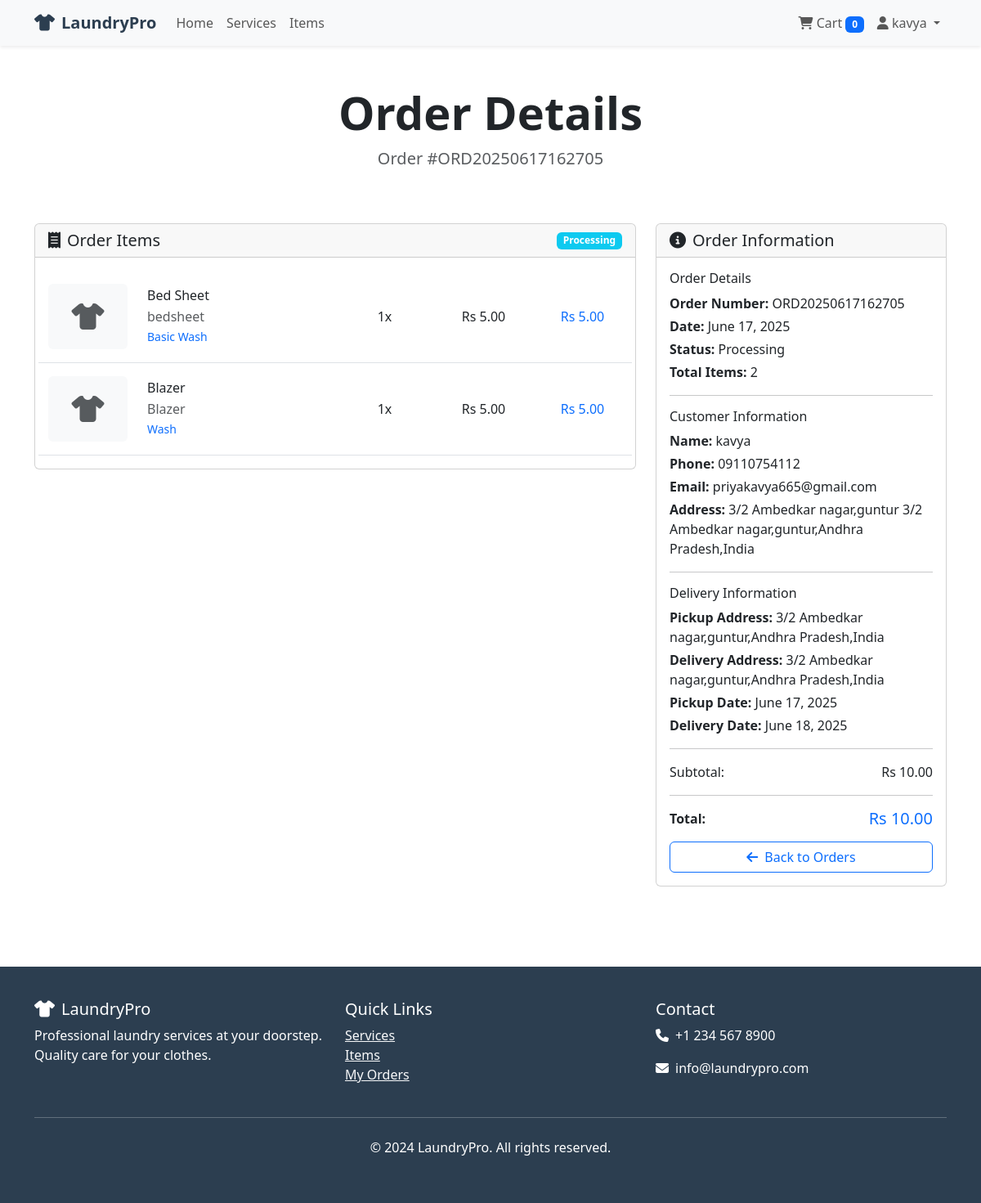
The app's page /orders/2/ (signed in) with its own data.
### orders/models.py (models this page shows, shortened)
class Order(models.Model):
    STATUS_CHOICES = [
        ('pending', 'Pending'),
        ('processing', 'Processing'),
        ('completed', 'Completed'),
        ('delivered', 'Delivered'),
        ('cancelled', 'Cancelled'),
    ]
    customer = models.ForeignKey(User, on_delete=models.CASCADE)
    order_number = models.CharField(max_length=20, unique=True)
    status = models.CharField(max_length=20, choices=STATUS_CHOICES, default='pending')
    total_amount = models.DecimalField(max_digits=10, decimal_places=2)
    customer_name = models.CharField(max_length=100)
    customer_phone = models.CharField(max_length=15)
    customer_address = models.TextField()
    customer_email = models.EmailField()
    pickup_address = models.TextField(blank=True)
    delivery_address = models.TextField(blank=True)
    pickup_date = models.DateField(null=True, blank=True)
    delivery_date = models.DateField(null=True, blank=True)
    created_at = models.DateTimeField(auto_now_add=True)
    updated_at = models.DateTimeField(auto_now=True)
    class Meta:
        ordering = ['-created_at']

class OrderItem(models.Model):
    order = models.ForeignKey(Order, on_delete=models.CASCADE)
    item = models.ForeignKey(Item, on_delete=models.CASCADE)
    service = models.ForeignKey(Service, on_delete=models.CASCADE)
    quantity = models.PositiveIntegerField()
    price_per_item = models.DecimalField(max_digits=10, decimal_places=2)
    total_price = models.DecimalField(max_digits=10, decimal_places=2)

### services/models.py (models this page shows, shortened)
class Item(models.Model):
    ITEM_TYPES = [
        ('shirt', 'Shirt'),
        ('pants', 'Pants'),
        ('dress', 'Dress'),
        ('saree', 'Saree'),
        ('kurta', 'Kurta'),
        ('suit', 'Suit'),
        ('blazer', 'Blazer'),
        ('jeans', 'Jeans'),
        ('t_shirt', 'T-Shirt'),
        ('sweater', 'Sweater'),
        ('coat', 'Coat'),
        ('other', 'Other'),
    ]
    name = models.CharField(max_length=100)
    item_type = models.CharField(max_length=20, choices=ITEM_TYPES)
    image = models.ImageField(upload_to='items/', blank=True, null=True)
    description = models.TextField(blank=True)
    is_active = models.BooleanField(default=True)
    created_at = models.DateTimeField(auto_now_add=True)
    updated_at = models.DateTimeField(auto_now=True)
    class Meta:
        ordering = ['name']

class Service(models.Model):
    SERVICE_TYPES = [
        ('wash', 'Wash'),
        ('dry_clean', 'Dry Clean'),
        ('iron', 'Iron'),
        ('wash_iron', 'Wash & Iron'),
        ('dry_clean_iron', 'Dry Clean & Iron'),
    ]
    name = models.CharField(max_length=100)
    service_type = models.CharField(max_length=20, choices=SERVICE_TYPES)
    price = models.DecimalField(max_digits=10, decimal_places=2)
    description = models.TextField(blank=True)
    is_active = models.BooleanField(default=True)
    created_at = models.DateTimeField(auto_now_add=True)
    updated_at = models.DateTimeField(auto_now=True)
    class Meta:
        ordering = ['name']

### orders/views.py (the view)
# urls.py: path('<int:order_id>/', views.order_detail, name='order_detail'),
@login_required
def order_detail(request, order_id):
    order = get_object_or_404(Order, id=order_id, customer=request.user)
    order_items = order.orderitem_set.all()
    context = {
        'order': order,
        'order_items': order_items,
    }
    return render(request, 'orders/order_detail.html', context)

### la2/context_processors.py (called while the page is built)
def cart_processor(request):
    if request.user.is_authenticated:
        try:
            cart = Cart.objects.get(user=request.user)
            cart_items = cart.cartitem_set.all()
            total_items = sum(item.quantity for item in cart_items)
            total_price = sum(item.service.price * item.quantity for item in cart_items)
            return {
                'cart_count': total_items,
                'cart_total': total_price,
            }
        except Cart.DoesNotExist:
            return {
                'cart_count': 0,
                'cart_total': 0,
            }
    return {
        'cart_count': 0,
        'cart_total': 0,
    }

### templates/orders/order_detail.html (shortened to what this page needs)
{% extends 'base.html' %}
{% block content %}
<div class="container py-5">
    <div class="row">
        <div class="col-12 text-center mb-5" data-aos="fade-up">
            <h1 class="display-4 fw-bold">Order Details</h1>
            <p class="lead text-muted">Order #{{ order.order_number }}</p>
        </div>
    </div>
    <div class="row">
        <div class="col-lg-8" data-aos="fade-up">
            <div class="card">
                <div class="card-header d-flex justify-content-between align-items-center">
                    <h5 class="mb-0">
                        <i class="fas fa-receipt me-2"></i>Order Items
                    </h5>
                    <span class="badge {% if order.status == 'pending' %}bg-warning{% elif order.status == 'processing' %}bg-info{% elif order.status == 'completed' %}bg-success{% elif order.status == 'delivered' %}bg-primary{% else %}bg-secondary{% endif %}">
                        {{ order.get_status_display }}
                    </span>
                </div>
                <div class="card-body">
                    {% for item in order_items %}
                    <div class="row align-items-center py-3 border-bottom">
                        <div class="col-md-2">
                            {% if item.item.image %}
                                <img src="{{ item.item.image.url }}" alt="{{ item.item.name }}" class="img-fluid rounded">
                            {% else %}
                                <div class="bg-light rounded d-flex align-items-center justify-content-center" style="height: 80px;">
                                    <i class="fas fa-tshirt fa-2x text-muted"></i>
                                </div>
                            {% endif %}
                        </div>
                        <div class="col-md-4">
                            <h6 class="mb-1">{{ item.item.name }}</h6>
                            <p class="text-muted mb-0">{{ item.item.get_item_type_display }}</p>
                            <small class="text-primary">{{ item.service.name }}</small>
                        </div>
                        <div class="col-md-2 text-center">
                            <span class="h6 mb-0">{{ item.quantity }}x</span>
                        </div>
                        <div class="col-md-2 text-center">
                            <span class="h6 mb-0">Rs {{ item.price_per_item }}</span>
                        </div>
                        <div class="col-md-2 text-center">
                            <span class="h6 mb-0 text-primary">Rs {{ item.total_price }}</span>
                        </div>
                    </div>
                    {% endfor %}
                </div>
            </div>
        </div>
        <div class="col-lg-4" data-aos="fade-up" data-aos-delay="200">
            <div class="card">
                <div class="card-header">
                    <h5 class="mb-0"><i class="fas fa-info-circle me-2"></i>Order Information</h5>
                </div>
                <div class="card-body">
                    <div class="mb-3">
                        <h6>Order Details</h6>
                        <p class="mb-1"><strong>Order Number:</strong> {{ order.order_number }}</p>
                        <p class="mb-1"><strong>Date:</strong> {{ order.created_at|date:"F j, Y" }}</p>
                        <p class="mb-1"><strong>Status:</strong> {{ order.get_status_display }}</p>
                        <p class="mb-1"><strong>Total Items:</strong> {{ order_items|length }}</p>
                    </div>
                    <hr>
                    <div class="mb-3">
                        <h6>Customer Information</h6>
                        <p class="mb-1"><strong>Name:</strong> {{ order.customer_name }}</p>
                        <p class="mb-1"><strong>Phone:</strong> {{ order.customer_phone }}</p>
                        <p class="mb-1"><strong>Email:</strong> {{ order.customer_email }}</p>
                        <p class="mb-1"><strong>Address:</strong> {{ order.customer_address }}</p>
                    </div>
                    {% if order.pickup_address or order.delivery_address %}
                    <hr>
                    <div class="mb-3">
                        <h6>Delivery Information</h6>
                        {% if order.pickup_address %}
                            <p class="mb-1"><strong>Pickup Address:</strong> {{ order.pickup_address }}</p>
                        {% endif %}
                        {% if order.delivery_address %}
                            <p class="mb-1"><strong>Delivery Address:</strong> {{ order.delivery_address }}</p>
                        {% endif %}
                        {% if order.pickup_date %}
                            <p class="mb-1"><strong>Pickup Date:</strong> {{ order.pickup_date|date:"F j, Y" }}</p>
                        {% endif %}
                        {% if order.delivery_date %}
                            <p class="mb-1"><strong>Delivery Date:</strong> {{ order.delivery_date|date:"F j, Y" }}</p>
                        {% endif %}
                    </div>
                    {% endif %}
                    <hr>
                    <div class="d-flex justify-content-between mb-2">
                        <span>Subtotal:</span>
                        <span>Rs {{ order.total_amount }}</span>
                    </div>
                    <hr>
                    <div class="d-flex justify-content-between mb-3">
                        <strong>Total:</strong>
                        <strong class="text-primary h5 mb-0">Rs {{ order.total_amount }}</strong>
                    </div>
                    <div class="mt-3">
                        <a href="{% url 'orders:order_list' %}" class="btn btn-outline-primary w-100">
                            <i class="fas fa-arrow-left me-2"></i>Back to Orders
                        </a>
                    </div>
                </div>
            </div>
        </div>
    </div>
</div>
{% endblock %}

### templates/base.html (shortened to what this page needs)
<!DOCTYPE html>
<html lang="en">
<head>
    <link href="https://cdn.jsdelivr.net/npm/bootstrap@5.3.0/dist/css/bootstrap.min.css" rel="stylesheet">
    <link rel="stylesheet" href="https://cdnjs.cloudflare.com/ajax/libs/font-awesome/6.4.0/css/all.min.css">
    <link href="https://unpkg.com/aos@2.3.1/dist/aos.css" rel="stylesheet">
</head>
<body>
    <nav class="navbar navbar-expand-lg navbar-light bg-light shadow-sm">
        <div class="container">
            <a class="navbar-brand" href="{% url 'home' %}">
                <i class="fas fa-tshirt me-2"></i>LaundryPro
            </a>
            <div class="collapse navbar-collapse" id="navbarNav">
                <ul class="navbar-nav me-auto">
                    <li class="nav-item">
                        <a class="nav-link" href="{% url 'home' %}">Home</a>
                    </li>
                    <li class="nav-item">
                        <a class="nav-link" href="{% url 'services:service_list' %}">Services</a>
                    </li>
                    <li class="nav-item">
                        <a class="nav-link" href="{% url 'services:item_list' %}">Items</a>
                    </li>
                </ul>
                <ul class="navbar-nav">
                    {% if user.is_authenticated %}
                        <li class="nav-item">
                            <a class="nav-link" href="{% url 'cart:cart_view' %}">
                                <i class="fas fa-shopping-cart"></i> Cart
                                <span class="badge bg-primary">{{ cart_count }}</span>
                            </a>
                        </li>
                        <li class="nav-item dropdown">
                            <a class="nav-link dropdown-toggle" href="#" id="navbarDropdown" role="button" data-bs-toggle="dropdown">
                                <i class="fas fa-user"></i> {{ user.username }}
                            </a>
                        </li>
                    {% endif %}
                </ul>
            </div>
        </div>
    </nav>
    <main>
        {% block content %}{% endblock %}
    </main>
    <footer class="footer">
        <div class="container">
            <div class="row">
                <div class="col-md-4">
                    <h5><i class="fas fa-tshirt me-2"></i>LaundryPro</h5>
                    <p>Professional laundry services at your doorstep. Quality care for your clothes.</p>
                </div>
                <div class="col-md-4">
                    <h5>Quick Links</h5>
                    <ul class="list-unstyled">
                        <li><a href="{% url 'services:service_list' %}" class="text-light">Services</a></li>
                        <li><a href="{% url 'services:item_list' %}" class="text-light">Items</a></li>
                        {% if user.is_authenticated %}
                            <li><a href="{% url 'orders:order_list' %}" class="text-light">My Orders</a></li>
                        {% endif %}
                    </ul>
                </div>
                <div class="col-md-4">
                    <h5>Contact</h5>
                    <p><i class="fas fa-phone me-2"></i>+1 234 567 8900</p>
                    <p><i class="fas fa-envelope me-2"></i>info@laundrypro.com</p>
                </div>
            </div>
            <hr class="my-4">
            <div class="text-center">
                <p>&copy; 2024 LaundryPro. All rights reserved.</p>
            </div>
        </div>
    </footer>
</body>
</html>

### templates/base.html (style rules this page uses)
.navbar-brand { font-weight: bold; color: #2c3e50 !important; }
.card { transition: transform 0.3s ease, box-shadow 0.3s ease; }
.footer { background: #2c3e50; color: white; padding: 40px 0; margin-top: 50px; }

### records on screen
Order: order_number "ORD20250617162705", status "Processing", created_at "June 17, 2025", customer_name "kavya", customer_phone "09110754112", customer_email "priyakavya665@gmail.com", customer_address "3/2 Ambedkar nagar,guntur 3/2 Ambedkar nagar,guntur,Andhra Pradesh,India", pickup_address "3/2 Ambedkar nagar,guntur,Andhra Pradesh,India", delivery_address "3/2 Ambedkar nagar,guntur,Andhra Pradesh,India", pickup_date "June 17, 2025", delivery_date "June 18, 2025", total_amount "10.00"
OrderItem: item.name "Bed Sheet", item.item_type "bedsheet", service.name "Basic Wash", quantity "1", price_per_item "5.00", total_price "5.00"
OrderItem: item.name "Blazer", item.item_type "Blazer", service.name "Wash", quantity "1", price_per_item "5.00", total_price "5.00"

### other values on screen
{{ cart_count }} "0"
{{ user.username }} "kavya"
{{ order_items|length }} "2"
